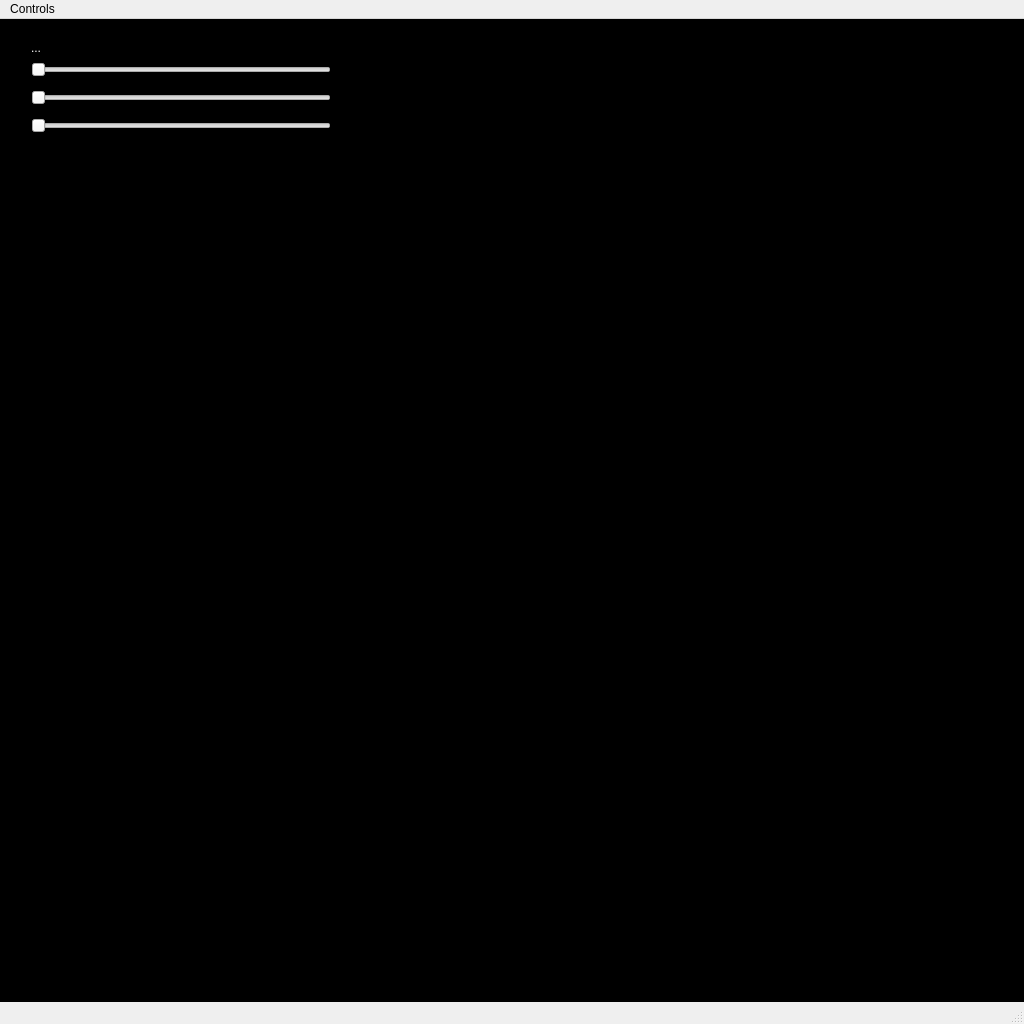
<?xml version="1.0" encoding="UTF-8"?>
<ui version="4.0">
 <class>SlideshowWindow</class>
 <widget class="QMainWindow" name="SlideshowWindow">
  <property name="geometry">
   <rect>
    <x>0</x>
    <y>0</y>
    <width>1024</width>
    <height>1024</height>
   </rect>
  </property>
  <property name="minimumSize">
   <size>
    <width>800</width>
    <height>600</height>
   </size>
  </property>
  <property name="windowTitle">
   <string>MainWindow</string>
  </property>
  <widget class="QWidget" name="centralwidget">
   <property name="minimumSize">
    <size>
     <width>800</width>
     <height>600</height>
    </size>
   </property>
   <layout class="QGridLayout" name="gridLayout">
    <property name="leftMargin">
     <number>0</number>
    </property>
    <property name="topMargin">
     <number>0</number>
    </property>
    <property name="rightMargin">
     <number>0</number>
    </property>
    <property name="bottomMargin">
     <number>0</number>
    </property>
    <property name="spacing">
     <number>0</number>
    </property>
    <item row="0" column="0">
     <widget class="QLabel" name="SlideshowLabel">
      <property name="minimumSize">
       <size>
        <width>800</width>
        <height>600</height>
       </size>
      </property>
      <property name="styleSheet">
       <string notr="true">background-color: black;</string>
      </property>
      <property name="text">
       <string/>
      </property>
     </widget>
    </item>
   </layout>
   <widget class="QSlider" name="channel_slider">
    <property name="geometry">
     <rect>
      <x>31</x>
      <y>40</y>
      <width>300</width>
      <height>22</height>
     </rect>
    </property>
    <property name="orientation">
     <enum>Qt::Horizontal</enum>
    </property>
   </widget>
   <widget class="QSlider" name="slice_slider">
    <property name="geometry">
     <rect>
      <x>31</x>
      <y>68</y>
      <width>300</width>
      <height>22</height>
     </rect>
    </property>
    <property name="orientation">
     <enum>Qt::Horizontal</enum>
    </property>
   </widget>
   <widget class="QSlider" name="time_slider">
    <property name="geometry">
     <rect>
      <x>31</x>
      <y>96</y>
      <width>300</width>
      <height>22</height>
     </rect>
    </property>
    <property name="orientation">
     <enum>Qt::Horizontal</enum>
    </property>
   </widget>
   <widget class="QLabel" name="label">
    <property name="geometry">
     <rect>
      <x>31</x>
      <y>21</y>
      <width>300</width>
      <height>16</height>
     </rect>
    </property>
    <property name="styleSheet">
     <string notr="true">color: white;</string>
    </property>
    <property name="text">
     <string>...</string>
    </property>
   </widget>
   <zorder>SlideshowLabel</zorder>
   <zorder>time_slider</zorder>
   <zorder>slice_slider</zorder>
   <zorder>label</zorder>
   <zorder>channel_slider</zorder>
  </widget>
  <widget class="QMenuBar" name="menubar">
   <property name="geometry">
    <rect>
     <x>0</x>
     <y>0</y>
     <width>1024</width>
     <height>21</height>
    </rect>
   </property>
   <widget class="QMenu" name="menuControls">
    <property name="title">
     <string>Controls</string>
    </property>
    <addaction name="actionShow_Hide"/>
   </widget>
   <addaction name="menuControls"/>
  </widget>
  <widget class="QStatusBar" name="statusbar"/>
  <action name="actionShow_Hide">
   <property name="text">
    <string>Show / Hide</string>
   </property>
  </action>
 </widget>
 <resources/>
 <connections/>
</ui>
